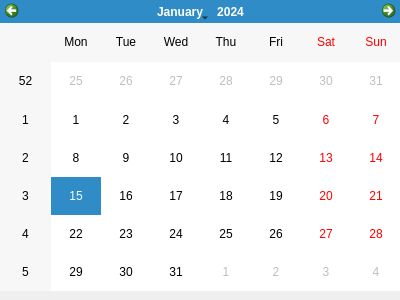
<?xml version="1.0" encoding="UTF-8"?>
<ui version="4.0">
 <class>Dialog</class>
 <widget class="QDialog" name="Dialog">
  <property name="geometry">
   <rect>
    <x>0</x>
    <y>0</y>
    <width>400</width>
    <height>300</height>
   </rect>
  </property>
  <property name="windowTitle">
   <string>CALENDARIO FECHA DEVOLUCIÓN</string>
  </property>
  <widget class="QCalendarWidget" name="calendarioDevolucion">
   <property name="geometry">
    <rect>
     <x>0</x>
     <y>0</y>
     <width>401</width>
     <height>291</height>
    </rect>
   </property>
  </widget>
 </widget>
 <resources/>
 <connections/>
</ui>
